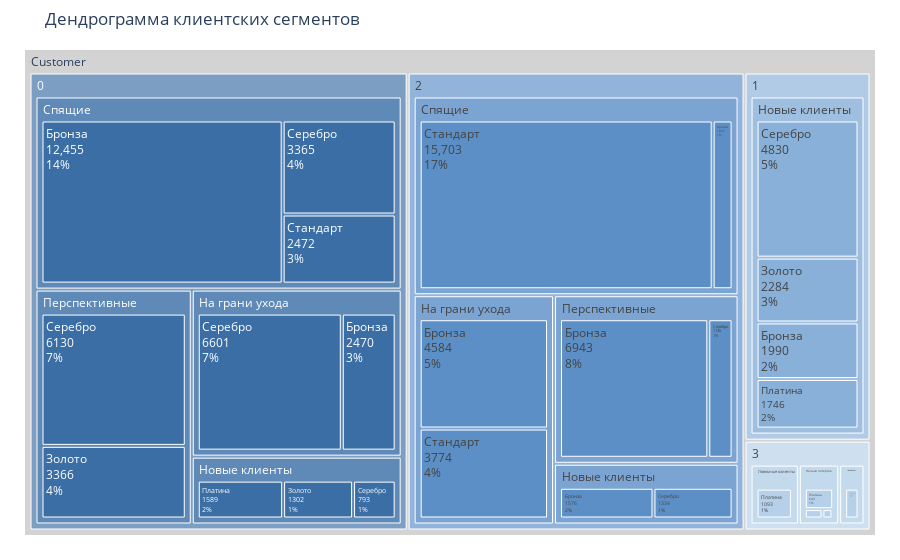

The cell this chart's notebook holds for it:
### Code cell
fig5 = rfm.groupby(['Cluster', 'Segment', 'Score']).agg({'customer_unique_id': lambda x: len(x)}).reset_index()

fig5.rename(columns={'customer_unique_id': 'Count'}, inplace=True)
fig5['percent'] = (fig5['Count'] / fig5['Count'].sum()) * 100
fig5['percent'] = fig5['percent'].round(1)

fig5.head()

colors = [
    '#3a6ea5',  
    '#5d8fc7', 
    '#89b0d9',  
    '#b5d0e8',  
    '#d9e6f2',  
    '#e6eef7',  
    '#f2f7fb'   
]

fig = px.treemap(fig5, path=[px.Constant("Customer"), 'Cluster', 'Segment', 'Score'], values='Count'
                ,title="Дендрограмма клиентских сегментов")
fig.update_traces(root_color="lightgrey")
fig.update_layout(margin = dict(t=50, l=25, r=25, b=25))

fig.update_layout(
    treemapcolorway = colors,
    margin = dict(t=50, l=25, r=25, b=25))

fig.data[0].textinfo = 'label+text+value+percent root'
fig.show()

### Figure 1 — Plotly figure (JSON) as saved in the notebook; plotly's stock layout.template omitted (floating-point values rounded to 4 significant figures)
{"data": [{"branchvalues": "total", "domain": {"x": [0, 1], "y": [0, 1]}, "hovertemplate": "labels=%{label}<br>Count=%{value}<br>parent=%{parent}<br>id=%{id}<extra></extra>", "ids": ["Customer/0/На грани ухода/Бронза", "Customer/0/На грани ухода/Серебро", "Customer/0/Новые клиенты/Золото", "Customer/0/Новые клиенты/Платина", "Customer/0/Новые клиенты/Серебро", "Customer/0/Перспективные/Золото", "Customer/0/Перспективные/Серебро", "Customer/0/Спящие/Бронза", "Customer/0/Спящие/Серебро", "Customer/0/Спящие/Стандарт", "Customer/1/Новые клиенты/Бронза", "Customer/1/Новые клиенты/Золото", "Customer/1/Новые клиенты/Платина", "Customer/1/Новые клиенты/Серебро", "Customer/1/Чемпионы/Платина", "Customer/2/На грани ухода/Бронза", "Customer/2/На грани ухода/Стандарт", "Customer/2/Новые клиенты/Бронза", "Customer/2/Новые клиенты/Серебро", "Customer/2/Перспективные/Бронза", "Customer/2/Перспективные/Серебро", "Customer/2/Спящие/Бронза", "Customer/2/Спящие/Стандарт", "Customer/3/Лояльные клиенты/Золото", "Customer/3/Лояльные клиенты/Платина", "Customer/3/Лояльные клиенты/Серебро", "Customer/3/Нельзя потерять/Бронза", "Customer/3/Нельзя потерять/Золото", "Customer/3/Нельзя потерять/Платина", "Customer/3/Нельзя потерять/Серебро", "Customer/3/Чемпионы/Платина", "Customer/0/На грани ухода", "Customer/0/Новые клиенты", "Customer/0/Перспективные", "Customer/0/Спящие", "Customer/1/Новые клиенты", "Customer/1/Чемпионы", "Customer/2/На грани ухода", "Customer/2/Новые клиенты", "Customer/2/Перспективные", "Customer/2/Спящие", "Customer/3/Лояльные клиенты", "Customer/3/Нельзя потерять", "Customer/3/Чемпионы", "Customer/0", "Customer/1", "Customer/2", "Customer/3", "Customer"], "labels": ["Бронза", "Серебро", "Золото", "Платина", "Серебро", "Золото", "Серебро", "Бронза", "Серебро", "Стандарт", "Бронза", "Золото", "Платина", "Серебро", "Платина", "Бронза", "Стандарт", "Бронза", "Серебро", "Бронза", "Серебро", "Бронза", "Стандарт", "Золото", "Платина", "Серебро", "Бронза", "Золото", "Платина", "Серебро", "Платина", "На грани ухода", "Новые клиенты", "Перспективные", "Спящие", "Новые клиенты", "Чемпионы", "На грани ухода", "Новые клиенты", "Перспективные", "Спящие", "Лояльные клиенты", "Нельзя потерять", "Чемпионы", "0", "1", "2", "3", "Customer"], "name": "", "parents": ["Customer/0/На грани ухода", "Customer/0/На грани ухода", "Customer/0/Новые клиенты", "Customer/0/Новые клиенты", "Customer/0/Новые клиенты", "Customer/0/Перспективные", "Customer/0/Перспективные", "Customer/0/Спящие", "Customer/0/Спящие", "Customer/0/Спящие", "Customer/1/Новые клиенты", "Customer/1/Новые клиенты", "Customer/1/Новые клиенты", "Customer/1/Новые клиенты", "Customer/1/Чемпионы", "Customer/2/На грани ухода", "Customer/2/На грани ухода", "Customer/2/Новые клиенты", "Customer/2/Новые клиенты", "Customer/2/Перспективные", "Customer/2/Перспективные", "Customer/2/Спящие", "Customer/2/Спящие", "Customer/3/Лояльные клиенты", "Customer/3/Лояльные клиенты", "Customer/3/Лояльные клиенты", "Customer/3/Нельзя потерять", "Customer/3/Нельзя потерять", "Customer/3/Нельзя потерять", "Customer/3/Нельзя потерять", "Customer/3/Чемпионы", "Customer/0", "Customer/0", "Customer/0", "Customer/0", "Customer/1", "Customer/1", "Customer/2", "Customer/2", "Customer/2", "Customer/2", "Customer/3", "Customer/3", "Customer/3", "Customer", "Customer", "Customer", "Customer", ""], "root": {"color": "lightgrey"}, "textinfo": "label+text+value+percent root", "type": "treemap", "values": [2470.0, 6601.0, 1302.0, 1589.0, 793.0, 3366.0, 6130.0, 12460.0, 3365.0, 2472.0, 1990.0, 2284.0, 1746.0, 4830.0, 2.0, 4584.0, 3774.0, 1576.0, 1334.0, 6943.0, 1136.0, 1066.0, 15700.0, 27.0, 1093.0, 2.0, 8.0, 183.0, 643.0, 104.0, 588.0, 9071.0, 3684.0, 9496.0, 18290.0, 10850.0, 2.0, 8358.0, 2910.0, 8079.0, 16770.0, 1122.0, 938.0, 588.0, 40540.0, 10850.0, 36120.0, 2648.0, 90160.0]}], "layout": {"legend": {"tracegroupgap": 0}, "margin": {"b": 25, "l": 25, "r": 25, "t": 50}, "title": {"text": "Дендрограмма клиентских сегментов"}, "treemapcolorway": ["#3a6ea5", "#5d8fc7", "#89b0d9", "#b5d0e8", "#d9e6f2", "#e6eef7", "#f2f7fb"]}}
